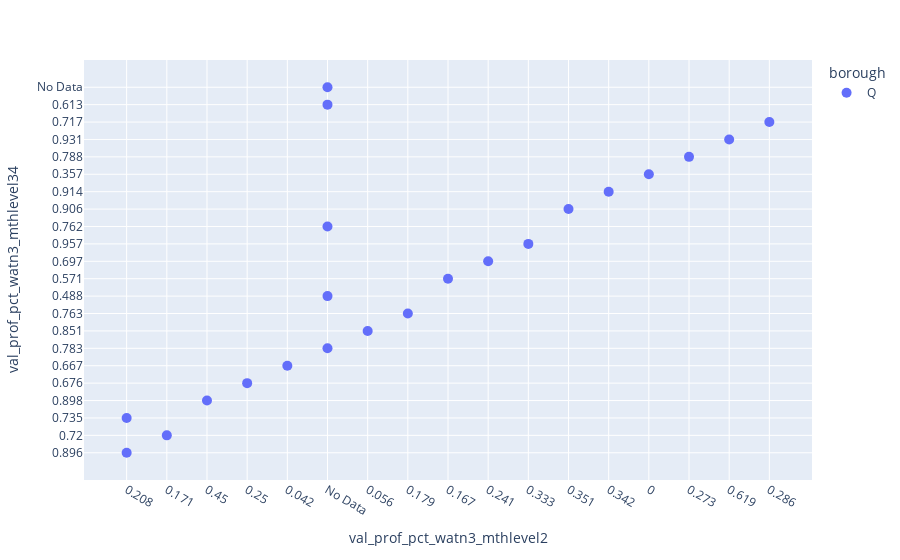

The notebook cell this image was saved under:
### Code cell
fig = px.scatter(district30elementary, x="val_prof_pct_watn3_mthlevel2", y="val_prof_pct_watn3_mthlevel34", #size='enrollment',
             color="borough", hover_name="school_name")
fig.update_traces(marker_size=10)

### Figure 1 — Plotly figure (JSON) as saved in the notebook; plotly's stock layout.template omitted (floating-point values rounded to 4 significant figures)
{"data": [{"hovertemplate": "<b>%{hovertext}</b><br><br>borough=Q<br>val_prof_pct_watn3_mthlevel2=%{x}<br>val_prof_pct_watn3_mthlevel34=%{y}<extra></extra>", "hovertext": ["P.S. 002 Alfred Zimberg", "P.S. 011 Kathryn Phelan", "P.S. 017 Henry David Thoreau", "P.S. 069 Jackson Heights", "P.S. 070", "P.S. 076 William Hallet", "P.S. 084 Steinway", "P.S. 085 Judge Charles Vallone", "P.S. 092 Harry T. Stewart Sr.", "P.S. 112 Dutch Kills", "P.S. 148 Queens", "P.S. 149 Christa McAuliffe", "P.S. 150 Queens", "P.S. 151 Mary D. Carter", "P.S. 152 Gwendoline N. Alleyne School", "P.S. 166 Henry Gradstein", "P.S. 171 Peter G. Van Alst", "P.S. 212", "P.S. 234", "P.S. 280", "East Elmhurst Community School", "The Woodside Community School"], "legendgroup": "Q", "marker": {"color": "#636efa", "size": 10, "symbol": "circle"}, "mode": "markers", "name": "Q", "orientation": "v", "showlegend": true, "type": "scatter", "x": ["0.208", "0.171", "0.208", "0.45", "0.25", "0.042", "No Data", "0.056", "0.179", "No Data", "0.167", "0.241", "0.333", "No Data", "0.351", "0.342", "0", "0.273", "0.619", "0.286", "No Data", "No Data"], "xaxis": "x", "y": ["0.896", "0.72", "0.735", "0.898", "0.676", "0.667", "0.783", "0.851", "0.763", "0.488", "0.571", "0.697", "0.957", "0.762", "0.906", "0.914", "0.357", "0.788", "0.931", "0.717", "0.613", "No Data"], "yaxis": "y"}], "layout": {"legend": {"title": {"text": "borough"}, "tracegroupgap": 0}, "margin": {"t": 60}, "xaxis": {"anchor": "y", "domain": [0, 1], "title": {"text": "val_prof_pct_watn3_mthlevel2"}}, "yaxis": {"anchor": "x", "domain": [0, 1], "title": {"text": "val_prof_pct_watn3_mthlevel34"}}}}
